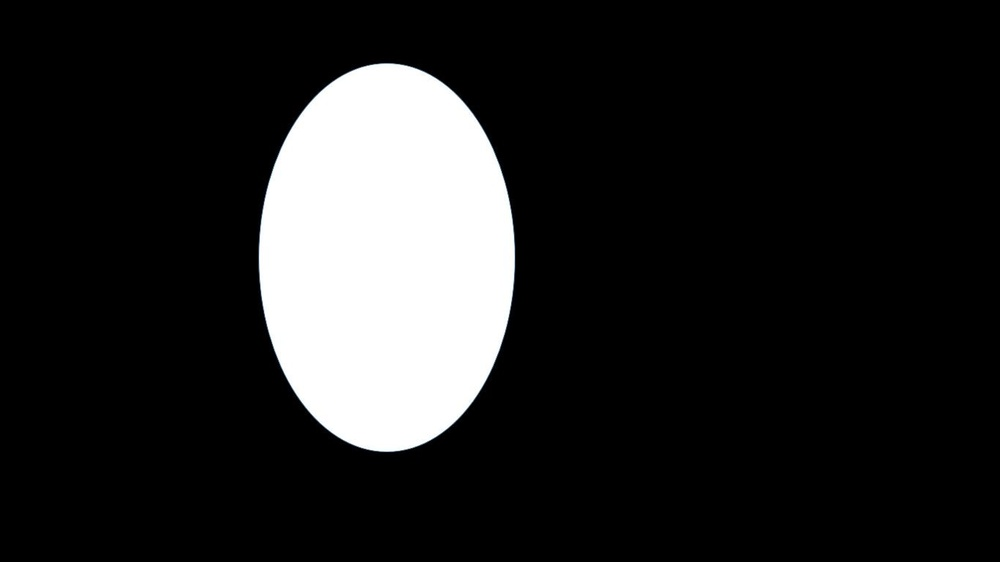
//> input picture VisionMethodRecord/HoughEllipse/ellipse2.jpg, 1000 x 562 px, shrunk from 1366 x 768 before the run
$ ./HoughTrans   (built with g++ and OpenCV 4)
//> lines starting //> are read from the running program, lines starting //| are printed output that depends on the picture; after the words box and inside, x2 and y2 are one past the last pixel; in counts of white or black regions, pixels touching at a corner belong together
// HoughTrans.cpp : 定义控制台应用程序的入口点。
//

#include "stdafx.h"
#include <vector>
#include <stdio.h>
#include <string>
#include <iostream>
#include <math.h>
#include <stdlib.h>
#include <time.h>
#include <fstream>
#include "opencv2/imgproc/imgproc.hpp"
#include "opencv2/highgui/highgui.hpp"
using namespace std;
using namespace cv;

const double PI = 3.141592654;

vector<Point2f> vecPoint;
Mat image;

struct node
{
	//标准方程:Ax^2 + 2Bxy + Cy^2 + 2Dx + 2Ey + F = 0
	//圆心:(u, v)
	//u = (CD - BE) / (B^2 - AC);
	//v = (AE - BD) / (B^2 - AC);
	//椭圆旋转角度:th
	//tan(2*th) = 2B / (A - C)
	//if(A == C) th = +-PI/4
	double A;
	double B;
	double C;
	double D;
	double E;
	double F;
};

struct rnode
{
	double u;
	double v;
	double th;
};

int getImage()
{
	const char* filename = "ellipse2.jpg";
	//读取图像
	Mat src = imread(filename, 0);
//> src: 562 rows x 1000 cols, CV_8UC1; min 0, max 255, mean 35.4
	if (src.empty())
	{
		cout << "Couldn't open image " << endl;
		return 0;
	}
	vector<vector<Point> > contours;
	//这句相当于二值化。这个matlab的那句好像： Iwt = Iw>=threshold;
	Mat bimage = src >= 10;
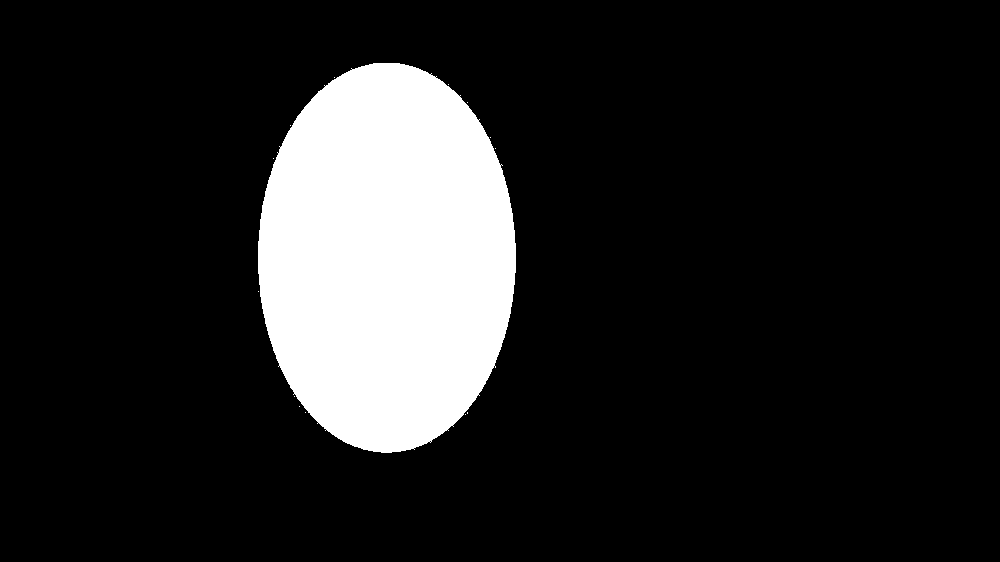
//> bimage: 562 rows x 1000 cols, CV_8UC1; 14.1% white; 14 white regions (13 under 20 px)
	//Mat bimage;
	//threshold(image, bimage, sliderPos, 255,CV_THRESH_BINARY);

	//提取轮廓,相当于matlab中连通区域分析
	findContours(bimage, contours, CV_RETR_LIST, CV_CHAIN_APPROX_NONE);
//> contours = 15 contours, 14 with area under 20; largest, box (x1, y1, x2, y2) and area: (258, 63, 516, 453) 78570

	//我们将在cimage上面绘图
	Mat cimage = Mat::zeros(bimage.size(), CV_8UC1);
	ofstream fresult;
	fresult.open("contour1.txt", ios::in);

	for (size_t i = 0; i < contours.size(); i++)
	{
		//轮廓的边缘点个数
		size_t count = contours[i].size();
		//Fitzgibbon的椭圆拟合方法，要求至少6个点，文献：Direct Least Squares Fitting of Ellipses[1999]
		if (count < 6)
			continue;

		if (fresult.is_open())
		{
			for (size_t j = 0; j < contours[i].size(); j++)
			{
				fresult << contours[i][j].x << " " << contours[i][j].y << endl;
			}
		}
		drawContours(cimage, contours, (int)i, Scalar::all(255), 1, 8);
		Mat pointsf;
		//将轮廓中的点转换为以Mat形式存储的2维点集(x,y)
		Mat(contours[i]).convertTo(pointsf, CV_32F);

		//最小二次拟合（Fitzgibbon的方法）
		//box包含了椭圆的5个参数：(x,y,w,h,theta)
		RotatedRect box = fitEllipse(pointsf);

		//把那些长轴与短轴之比很多的那些椭圆剔除。
		if (MAX(box.size.width, box.size.height) > MIN(box.size.width, box.size.height) * 8)
			continue;
		//绘制轮廓

	}
//> this loop made 15 passes
//> (count, box) on pass 15: (979, centre (386.4, 257.1), size (256.9, 389.6), angle 180)
//> count on passes 1 to 6: 4, 1, 2, 1, 1, 1
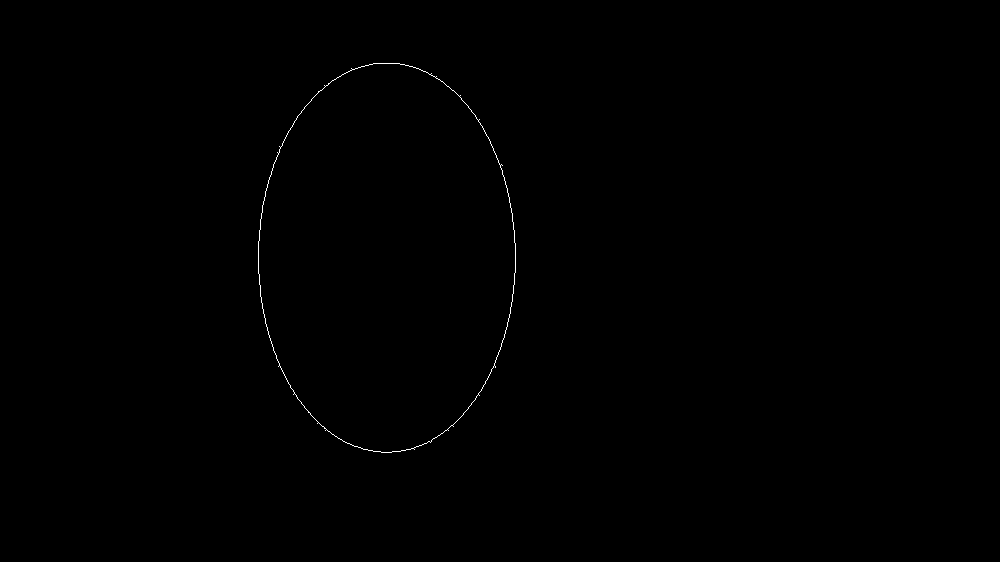
//> cimage: 562 rows x 1000 cols, CV_8UC1; 0.17% white in thin lines or dots, all inside (x1, y1, x2, y2) = (258, 63, 516, 453)


	imwrite("image1.jpg", cimage);

}

#define OPENCVLINE

#ifndef OPENCVLINE
int getLine(Point2f &_P, const int &_size, double &_a, double &_b, double &_c, double &_th)
{
	int xstart = max((float)0, _P.x - _size);
	int xend = min((float)image.cols - 1, _P.x + _size);
	int ystart = max((float)0, _P.y - _size);
	int yend = min((float)image.rows - 1, _P.y + _size);
	vector<Point2f> tmpvecPoint;
	for (int i = xstart; i <= xend; i++)
		for (int j = ystart; j <= yend; j++)
			if (image.at<uchar>(j, i) > 10)
				tmpvecPoint.push_back(Point(i, j));

	if (tmpvecPoint.size() < 2)
	{
		_a = 0;
		_b = 0;
		_c = 0;
		_th = 0;
		return false;
	}
	double x_mean = 0;
	double y_mean = 0;

	for (int i = 0; i < tmpvecPoint.size(); i++)
	{
		x_mean += tmpvecPoint[i].x;
		y_mean += tmpvecPoint[i].y;
	}
	x_mean /= tmpvecPoint.size();
	y_mean /= tmpvecPoint.size();

	double Dxx = 0, Dxy = 0, Dyy = 0;

	for (int i = 0; i < tmpvecPoint.size(); i++)
	{
		Dxx += (tmpvecPoint[i].x - x_mean) * (tmpvecPoint[i].x - x_mean);
		Dxy += (tmpvecPoint[i].x - x_mean) * (tmpvecPoint[i].y - y_mean);
		Dyy += (tmpvecPoint[i].y - y_mean) * (tmpvecPoint[i].y - y_mean);
	}
	double lambda = ((Dxx + Dyy) - sqrt((Dxx - Dyy) * (Dxx - Dyy) + 4 * Dxy * Dxy)) / 2.0;
	double den = sqrt(Dxy * Dxy + (lambda - Dxx) * (lambda - Dxx));
	if (Dxx == 0)
	{
		_a = 1;
		_b = 0;
		_c = -x_mean;
	}
	else if (Dyy == 0)
	{
		_a = 0;
		_b = 1;
		_c = -y_mean;
	}
	else
	{
		_a = Dxy / den;
		_b = (lambda - Dxx) / den;
		_c = -_a * x_mean - _b * y_mean;
	}

	if (_b == 0)
		_th = PI / 2;
	else
		_th = atan(-_a / _b);

	if (_th < 0)
		_th += PI;

	return true;
}
#else
// [29 lines left out: function getLine, not called in this run]
#endif

// [213 lines left out: functions getDist, Comparex, main, not called in this run]

// added to run one function of the file
int main() { getImage(); }
